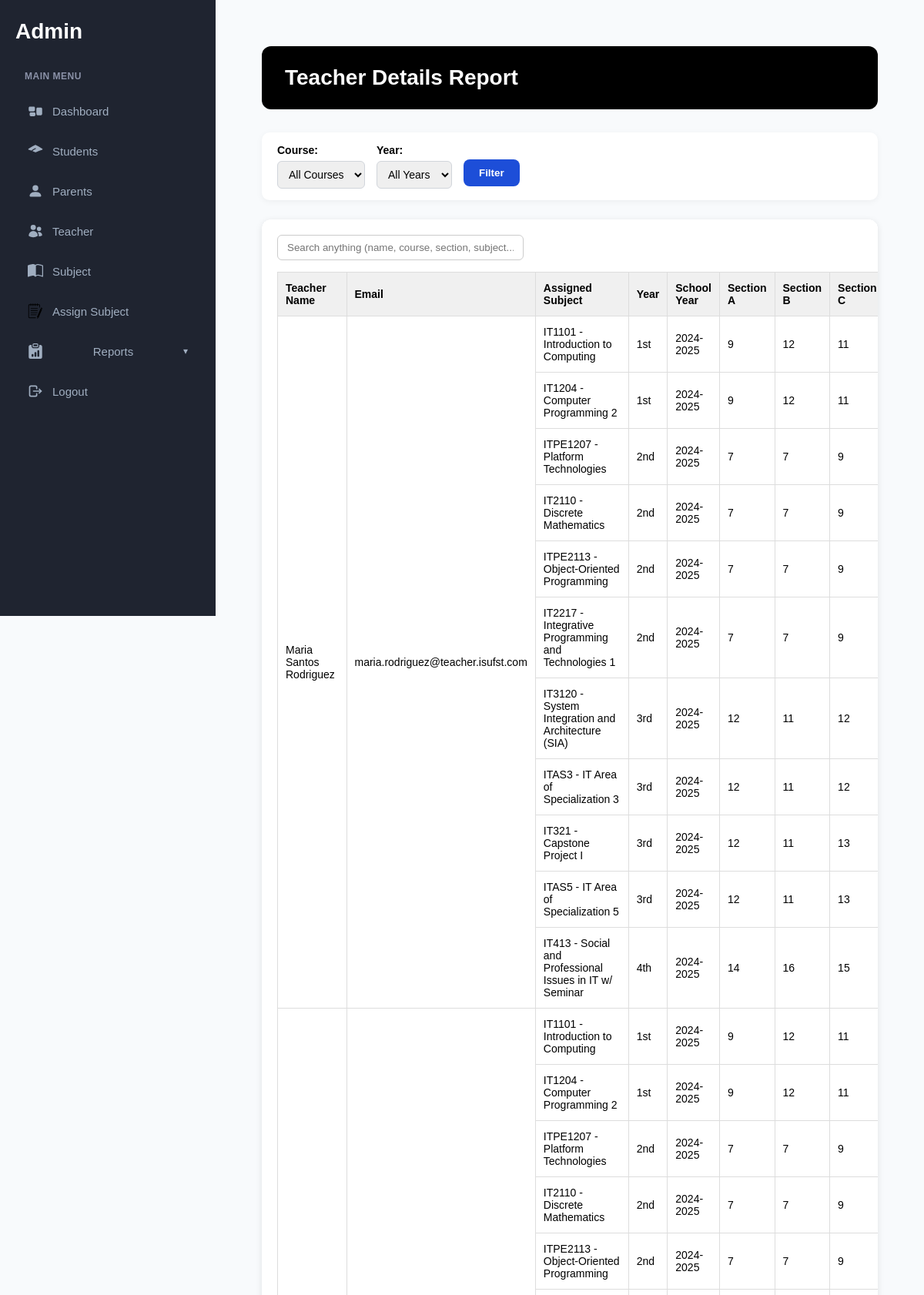
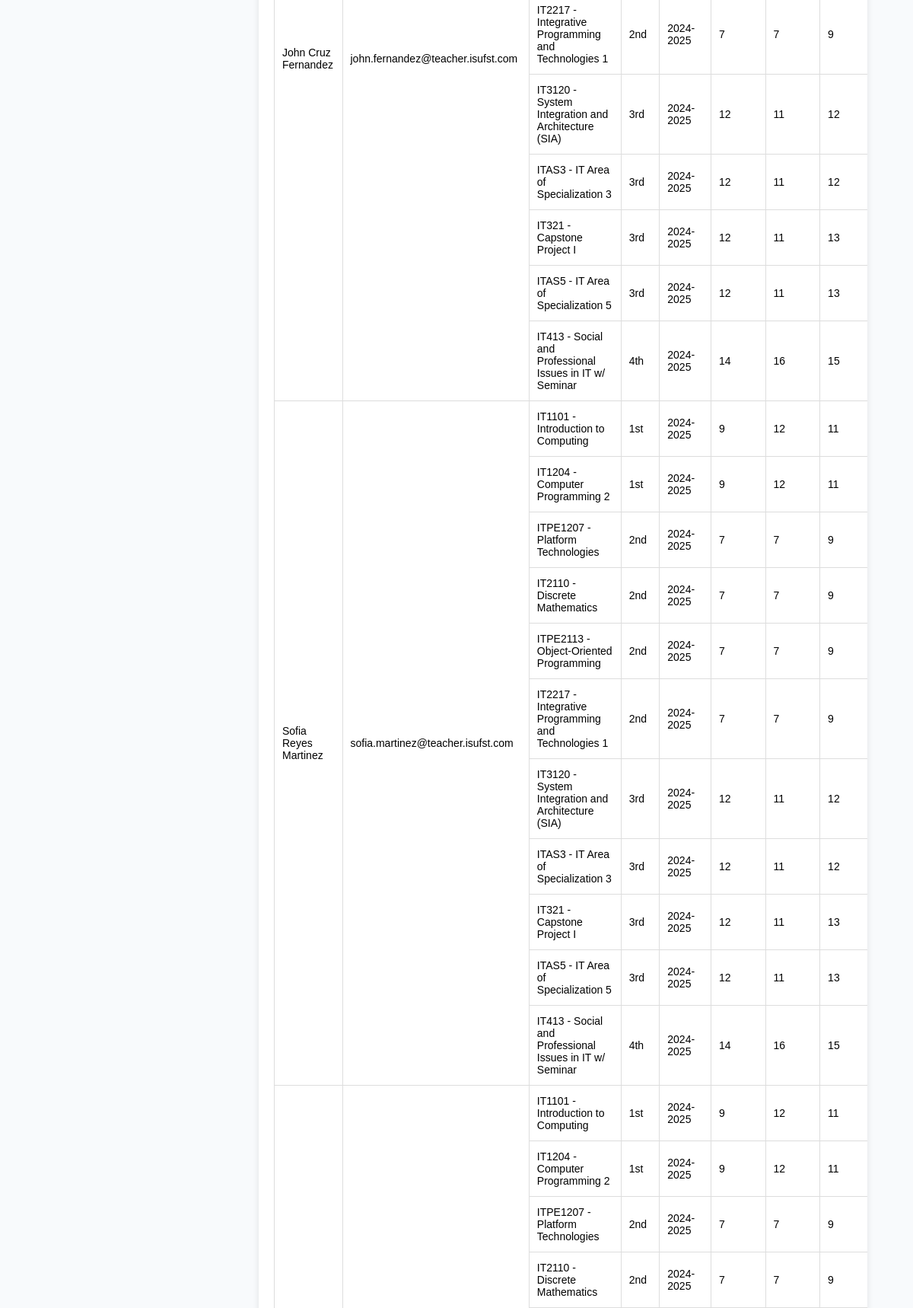
Screenshot of /reports/teacher-deatil/ (signed in, upper part) with the database file from the repository (2 pictures, top to bottom).
### accounts/models.py (models this page shows, shortened)
class TeacherProfile(models.Model):
    user = models.OneToOneField(CustomUser, on_delete=models.CASCADE, limit_choices_to={'role':'teacher'})
    first_name = models.CharField(max_length=50)
    middle_name = models.CharField(max_length=50, blank=True, null=True)
    last_name = models.CharField(max_length=50)

class CustomUser(AbstractUser):
    ROLE_CHOICES = (
        ('admin','Admin'),
        ('teacher','Teacher'),
        ('student','Student'),
        ('parent','Parent')
    )
    role = models.CharField(max_length=10, choices=ROLE_CHOICES)
    first_login = models.BooleanField(default=True)

### academics/models.py (models this page shows, shortened)
class Subject(models.Model):
    course = models.ForeignKey(Course, on_delete=models.SET_NULL, null=True)
    subject_code = models.CharField(max_length=20)
    name = models.CharField(max_length=255)
    semester_number = models.CharField(
        max_length=3,
        choices=[('1st', '1st Semester'), ('2nd', '2nd Semester')],
    )
    year_level = models.CharField(
        max_length=10,
        choices=YEAR_LEVEL_CHOICES,
        default='1st',
    )
    class Meta:
        unique_together = ('subject_code', 'semester_number', 'year_level')

class SubjectOffering(models.Model):
    subject = models.ForeignKey(
        Subject,
        on_delete=models.CASCADE,
        related_name='offerings',
    )
    teacher = models.ForeignKey(
        "accounts.TeacherProfile",
        on_delete=models.SET_NULL,
        null=True,
        related_name='subjects',
    )
    year = models.CharField(max_length=10, choices=YEAR_LEVEL_CHOICES)
    section = models.CharField(max_length=5, choices=SECTION_CHOICES, default=SECTION_CHOICES[0][0])
    school_year = models.CharField(max_length=20)
    class Meta:
        unique_together = (
            'subject',
            'year',
            'section',
            'school_year',
        )

### reports/views.py (the view)
# urls.py: path('teacher-deatil/',views.teacher_details_report,name='teacher_details_report'),
@login_required
def teacher_details_report(request):
    courses = Course.objects.all()
    year_levels = StudentProfile._meta.get_field('year').choices
    sections = StudentProfile._meta.get_field('section').choices
    selected_course = request.GET.get('course')
    selected_year = request.GET.get('year')
    teachers_data = []
    teachers = TeacherProfile.objects.all()
    for teacher in teachers:
        subject_offerings = SubjectOffering.objects.filter(teacher=teacher)
        if selected_course:
            subject_offerings = subject_offerings.filter(subject__course_id=selected_course)
        if selected_year:
            subject_offerings = subject_offerings.filter(year=selected_year)
        subjects_info = []
        for so in subject_offerings:
            section_counts = {code: 0 for code, _ in sections}  # initialize
            students_in_subject = StudentProfile.objects.filter(
                subjects=so.subject,
                course=so.subject.course,
                year=so.year
            ).values('section').annotate(count=Count('student_ID'))
            for s in students_in_subject:
                section_counts[s['section']] = s['count']
            subjects_info.append({
                'subject': so.subject,
                'year': so.year,
                'school_year': so.school_year,
                'section_counts': section_counts
            })
        if subjects_info:
            teachers_data.append({
                'teacher': teacher,
                'subjects_info': subjects_info,
                'rowspan': len(subjects_info)
            })
    context = {
        'courses': courses,
        'year_levels': year_levels,
        'sections': sections,
        'selected_course': selected_course,
        'selected_year': selected_year,
        'teachers_data': teachers_data,
    }
    return render(request, 'reports/teacher_details_report.html', context)

### reports/templates/reports/teacher_details_report.html (shortened to what this page needs)
{% extends 'base.html' %}
{% load static %}
{% block content %}
<link rel="stylesheet" href="{% static 'css/report.css' %}">
<div class="dashboard-container">
  <div class="dashboard-header">
    <h2>Teacher Details Report</h2>
  </div>
  <form method="get" class="filter-form">
    <div class="form-group">
      <label>Course:</label>
      <select name="course">
        <option value="">All Courses</option>
      </select>
    </div>
    <div class="form-group">
      <label>Year:</label>
      <select name="year">
        <option value="">All Years</option>
      </select>
    </div>
    <div class="form-group filter-button ">
      <button type="submit" class="add-student-btn">Filter</button>
    </div>
  </form>
  <div class="attendance-box">
        <div class="search-container">
  <input type="text" class="search-input universal-search"
         placeholder="Search anything (name, course, section, subject...)">
</div>
    <table class="report-table">
      <thead>
        <tr>
          <th>Teacher Name</th>
          <th>Email</th>
          <th>Assigned Subject</th>
          <th>Year</th>
          <th>School Year</th>
          <th>Section A</th>
          <th>Section B</th>
          <th>Section C</th>
        </tr>
      </thead>
      <tbody>
        {% for t in teachers_data %}
          {% for so in t.subjects_info %}
            <tr>
              {% if forloop.first %}
                <td rowspan="{{ t.rowspan }}">{{ t.teacher.first_name }}{% if t.teacher.middle_name %} {{ t.teacher.middle_name }}{% endif %} {{ t.teacher.last_name }}</td>
                <td rowspan="{{ t.rowspan }}">{{ t.teacher.user.email }}</td>
              {% endif %}
              <td>{{ so.subject.subject_code }} - {{ so.subject.name }}</td>
              <td>{{ so.year }}</td>
              <td>{{ so.school_year }}</td>
              <td>{{ so.section_counts.a }}</td>
              <td>{{ so.section_counts.b }}</td>
              <td>{{ so.section_counts.c }}</td>
            </tr>
          {% endfor %}
        {% empty %}
          <tr>
            <td colspan="9">No data found.</td>
          </tr>
        {% endfor %}
      </tbody>
    </table>
  </div>
</div>
{% endblock %}

### core/static/css/styles.css (style rules this page uses)
* { margin: 0; padding: 0; box-sizing: border-box; }
body { font-family: -apple-system, BlinkMacSystemFont, 'Segoe UI', Roboto, Oxygen, Ubuntu, Cantarell, sans-serif; background-color: #f8fafc; min-height: 100vh; margin: 0; padding: 0; }
.dashboard-container { padding: 30px; font-family: 'Poppins', sans-serif; }
.dashboard-header { background: #000; color: #fff; padding: 25px 30px; border-radius: 12px; margin-bottom: 30px; }
.dashboard-header h2 { margin: 0; font-size: 28px; font-weight: 700; }
.attendance-box, .recent-box { background: #fff; border-radius: 12px; box-shadow: 0 2px 8px rgba(0,0,0,0.1); padding: 20px; flex: 1; }
.add-student-btn , .add-subject-btn { background-color: #1d4ed8; color: #fff; padding: 10px 20px; border-radius: 8px; text-decoration: none; font-weight: 600; transition: background-color 0.3s ease; }
.add-student-btn,.add-subject-btn:hover { background-color: #1e40af; }
.dashboard-header { display: flex; justify-content: space-between; align-items: center; background: #000; color: #fff; padding: 25px 30px; border-radius: 12px; margin-bottom: 30px; }
.attendance-box { flex: 1; background: #fff; border-radius: 12px; box-shadow: 0 2px 8px rgba(0,0,0,0.1); padding: 20px; }

### core/static/css/report.css (style rules this page uses)
* { margin: 0; padding: 0; box-sizing: border-box; }
body { font-family: 'Poppins', sans-serif; background-color: #f8fafc; min-height: 100vh; margin: 0; padding: 0; }
.dashboard-container { padding: 30px; }
.dashboard-header { display: flex; justify-content: space-between; align-items: center; background: #000; color: #fff; padding: 25px 30px; border-radius: 12px; margin-bottom: 30px; }
.dashboard-header h2 { font-size: 28px; font-weight: 700; }
.add-student-btn { background-color: #1d4ed8; color: #fff; padding: 10px 20px; border-radius: 8px; font-weight: 600; cursor: pointer; border: none; transition: background-color 0.3s ease; }
.attendance-box { background: #fff; border-radius: 12px; box-shadow: 0 2px 8px rgba(0,0,0,0.1); padding: 20px; overflow-x: auto; }
.report-table { width: 100%; border-collapse: collapse; }
.report-table th, .report-table td { border: 1px solid #ddd; padding: 12px 10px; text-align: left; font-size: 14px; }
.report-table th { background-color: #f0f0f0; font-weight: 600; }
.filter-form { display: flex; flex-wrap: wrap; gap: 15px; margin-bottom: 25px; background: #fff; padding: 15px 20px; border-radius: 10px; box-shadow: 0 2px 8px rgba(0,0,0,0.05); }
.filter-form .form-group { display: flex; flex-direction: column; }
.filter-form label { font-weight: 600; margin-bottom: 6px; font-size: 14px; }
.filter-form select { padding: 8px 10px; border-radius: 6px; border: 1px solid #d1d5db; font-size: 14px; transition: border-color 0.2s; }
.filter-form .form-group.filter-button { margin-top: 20px; }
.search-container { margin-bottom: 15px; }
.search-input { width: 320px; padding: 8px 12px; border: 1px solid #ccc; border-radius: 6px; }

### rows the page displays
TeacherProfile: teacher.first_name "Maria", teacher.middle_name "Santos", teacher.last_name "Rodriguez", teacher.user.email "maria.rodriguez@teacher.isufst.com"
Subject: subject.subject_code "IT1101", subject.name "Introduction to Computing", year "1st", school_year "2024-2025", section_counts.a "9", section_counts.b "12", section_counts.c "11"
Subject: subject.subject_code "IT1204", subject.name "Computer Programming 2", year "1st", school_year "2024-2025", section_counts.a "9", section_counts.b "12", section_counts.c "11"
Subject: subject.subject_code "ITPE1207", subject.name "Platform Technologies", year "2nd", school_year "2024-2025", section_counts.a "7", section_counts.b "7", section_counts.c "9"
Subject: subject.subject_code "IT2110", subject.name "Discrete Mathematics", year "2nd", school_year "2024-2025", section_counts.a "7", section_counts.b "7", section_counts.c "9"
Subject: subject.subject_code "ITPE2113", subject.name "Object-Oriented Programming", year "2nd", school_year "2024-2025", section_counts.a "7", section_counts.b "7", section_counts.c "9"
Subject: subject.subject_code "IT2217", subject.name "Integrative Programming and Technologies 1", year "2nd", school_year "2024-2025", section_counts.a "7", section_counts.b "7", section_counts.c "9"
Subject: subject.subject_code "IT3120", subject.name "System Integration and Architecture (SIA)", year "3rd", school_year "2024-2025", section_counts.a "12", section_counts.b "11", section_counts.c "12"
Subject: subject.subject_code "ITAS3", subject.name "IT Area of Specialization 3", year "3rd", school_year "2024-2025", section_counts.a "12", section_counts.b "11", section_counts.c "12"
Subject: subject.subject_code "IT321", subject.name "Capstone Project I", year "3rd", school_year "2024-2025", section_counts.a "12", section_counts.b "11", section_counts.c "13"
Subject: subject.subject_code "ITAS5", subject.name "IT Area of Specialization 5", year "3rd", school_year "2024-2025", section_counts.a "12", section_counts.b "11", section_counts.c "13"
Subject: subject.subject_code "IT413", subject.name "Social and Professional Issues in IT w/ Seminar", year "4th", school_year "2024-2025", section_counts.a "14", section_counts.b "16", section_counts.c "15"
TeacherProfile: teacher.first_name "John", teacher.middle_name "Cruz", teacher.last_name "Fernandez", teacher.user.email "john.fernandez@teacher.isufst.com"
TeacherProfile: teacher.first_name "Sofia", teacher.middle_name "Reyes", teacher.last_name "Martinez", teacher.user.email "sofia.martinez@teacher.isufst.com"
